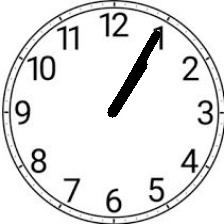
#> input picture clock_kaggle/train/1-05/21.jpg, 224 x 224 px
$ python clock2csv.py --root ../clock_kaggle/train/1-05 --out out.png
#> lines starting #> are read from the running program, lines starting #| are printed output that depends on the picture; after the words box and inside, x2 and y2 are one past the last pixel; in counts of white or black regions, pixels touching at a corner belong together
#!/usr/bin/env python3
# -*- coding: utf-8 -*-

"""
Estimate rotation_deg (0/90/180/270) for analog-clock images and save to CSV.

Angle convention:
  theta = atan2(x-cx, cy-y) in degrees in [0,360)
  0°=up(12), 90°=right(3), 180°=down(6), 270°=left(9)  (clockwise positive)

rotation from minute hand:
  rotation = (theta_minute - 6*time_m) mod 360
  rotation_deg = nearest multiple of 90 (0/90/180/270)

This script can:
  A) Scan images under --root and create a new CSV
  B) Read an existing --input_csv and (re)compute rotation_deg
"""

from __future__ import annotations
import argparse
import math
import re
from pathlib import Path
from typing import Optional, Tuple, List, Dict

import cv2
import numpy as np
import pandas as pd


# ----------------------------
# Geometry helpers
# ----------------------------
def angle_deg(cx: float, cy: float, x: float, y: float) -> float:
    """0°=up, clockwise positive."""
    dx = x - cx
    dy = cy - y
    ang = (math.degrees(math.atan2(dx, dy)) + 360.0) % 360.0
    return ang


def circ_dist(a: float, b: float) -> float:
    """Circular distance in degrees."""
    d = abs((a - b) % 360.0)
    return min(d, 360.0 - d)


def quantize90(deg: float) -> int:
    """Nearest multiple of 90 in {0,90,180,270}."""
    q = int(round(deg / 90.0) * 90) % 360
    return q


def parse_time_from_path(p: Path) -> Tuple[Optional[int], Optional[int]]:
    """
    Parse time from parent folder name like '1-00', '12-35', '0-05', '09-10'.
    Returns (hour, minute) or (None, None) if not parseable.
    """
    parent = p.parent.name
    m = re.match(r"^\s*(\d{1,2})\s*-\s*(\d{1,2})\s*$", parent)
    if not m:
        return None, None
    h = int(m.group(1))
    mm = int(m.group(2))
    if not (0 <= h <= 23 and 0 <= mm <= 59):
        return None, None
    return h, mm


def point_segment_distance(px, py, x1, y1, x2, y2) -> float:
    """Distance from point P to segment (x1,y1)-(x2,y2)."""
    vx, vy = x2 - x1, y2 - y1
    wx, wy = px - x1, py - y1
    c1 = vx * wx + vy * wy
    if c1 <= 0:
        return math.hypot(px - x1, py - y1)
    c2 = vx * vx + vy * vy
    if c2 <= c1:
        return math.hypot(px - x2, py - y2)
    t = c1 / c2
    projx = x1 + t * vx
    projy = y1 + t * vy
    return math.hypot(px - projx, py - projy)


# ----------------------------
# Vision: detect hand line candidates
# ----------------------------
def hand_mask_from_image(img_bgr: np.ndarray, cx: int, cy: int) -> np.ndarray:
    """
    Create a binary mask likely containing clock hands.
    Strategy:
      - Otsu threshold for dark objects (binary_inv)
      - Keep only components connected (or very near) to center seed disk
      - Restrict to inner radius to avoid outer frame
    """
    h, w = img_bgr.shape[:2]
    gray = cv2.cvtColor(img_bgr, cv2.COLOR_BGR2GRAY)
    gray = cv2.GaussianBlur(gray, (5, 5), 0)

    # Otsu (dark -> 1)
    _, th = cv2.threshold(gray, 0, 255, cv2.THRESH_BINARY_INV + cv2.THRESH_OTSU)

    # If mask is absurdly large/small, try opposite (rare but helps)
    ratio = (th > 0).mean()
    if ratio > 0.65 or ratio < 0.01:
        _, th2 = cv2.threshold(gray, 0, 255, cv2.THRESH_BINARY + cv2.THRESH_OTSU)
        th = th2

    # Remove tiny noise
    k = cv2.getStructuringElement(cv2.MORPH_ELLIPSE, (3, 3))
    th = cv2.morphologyEx(th, cv2.MORPH_OPEN, k, iterations=1)

    # Restrict to inner circle (avoid frame)
    R = int(min(h, w) * 0.47)
    yy, xx = np.ogrid[:h, :w]
    inner = ((xx - cx) ** 2 + (yy - cy) ** 2) <= (R ** 2)
    th = (th * inner.astype(np.uint8))

    # Center seed disk
    seed = np.zeros((h, w), np.uint8)
    cv2.circle(seed, (cx, cy), 10, 255, -1)
    seed = cv2.dilate(seed, k, iterations=2)

    # Keep connected components that touch the seed
    th_d = cv2.dilate(th, k, iterations=2)
    num, labels = cv2.connectedComponents((th_d > 0).astype(np.uint8), connectivity=8)

    keep = np.zeros((h, w), np.uint8)
    if num <= 1:
        return keep

    seed_labels = np.unique(labels[seed > 0])
    for lab in seed_labels:
        if lab == 0:
            continue
        keep[labels == lab] = 255

    # Slight thinning for Hough stability (optional)
    keep = cv2.erode(keep, k, iterations=1)
    return keep


def line_candidates(img_bgr: np.ndarray, cx: int, cy: int) -> List[Dict]:
    """
    Return line segment candidates near the center with:
      - angle at far endpoint (0 up, clockwise)
      - length
      - far endpoint (x,y)
      - distance of segment to center
    """
    mask = hand_mask_from_image(img_bgr, cx, cy)
    if mask.sum() == 0:
        return []

    edges = cv2.Canny(mask, 50, 150)

    # Hough line segments
    lines = cv2.HoughLinesP(
        edges,
        rho=1,
        theta=np.pi / 180,
        threshold=40,
        minLineLength=25,
        maxLineGap=8,
    )
    if lines is None:
        return []

    cand = []
    for (x1, y1, x2, y2) in lines[:, 0]:
        length = float(math.hypot(x2 - x1, y2 - y1))
        if length < 25:
            continue

        # Must pass near center
        dist = point_segment_distance(cx, cy, x1, y1, x2, y2)
        if dist > 14:
            continue

        # Choose endpoint farther from center as "tip"
        d1 = math.hypot(x1 - cx, y1 - cy)
        d2 = math.hypot(x2 - cx, y2 - cy)
        if d1 >= d2:
            tipx, tipy = x1, y1
        else:
            tipx, tipy = x2, y2

        ang = angle_deg(cx, cy, tipx, tipy)
        cand.append(
            dict(
                x1=int(x1), y1=int(y1), x2=int(x2), y2=int(y2),
                tipx=int(tipx), tipy=int(tipy),
                length=length, dist=dist, ang=ang
            )
        )

    # If too few candidates, relax a bit using all lines (fallback)
    if len(cand) == 0 and lines is not None:
        for (x1, y1, x2, y2) in lines[:, 0]:
            length = float(math.hypot(x2 - x1, y2 - y1))
            if length < 30:
                continue
            d1 = math.hypot(x1 - cx, y1 - cy)
            d2 = math.hypot(x2 - cx, y2 - cy)
            tipx, tipy = (x1, y1) if d1 >= d2 else (x2, y2)
            ang = angle_deg(cx, cy, tipx, tipy)
            cand.append(dict(
                x1=int(x1), y1=int(y1), x2=int(x2), y2=int(y2),
                tipx=int(tipx), tipy=int(tipy),
                length=length, dist=0.0, ang=ang
            ))
    return cand


def estimate_rotation_from_candidates(
    candidates: List[Dict],
    time_h: int,
    time_m: int,
) -> Tuple[Optional[int], Optional[Dict], str]:
    """
    Choose best minute-hand candidate by using time prior:
      minute ideal angle = 6*time_m
      rotation = (theta - ideal) mod 360, then quantize to nearest 90
    We pick the candidate whose rotation is closest to a multiple of 90,
    while also preferring longer segments.
    Returns: (rotation_deg, best_candidate, status_msg)
    """
    if not candidates:
        return None, None, "fail:no_candidates"

    ideal_m = (6.0 * time_m) % 360.0

    best = None
    best_score = 1e9
    best_rot_q = None
    best_err = None

    for c in candidates:
        theta = c["ang"]
        rot = (theta - ideal_m) % 360.0
        rot_q = quantize90(rot)
        err = circ_dist(rot, rot_q)

        # score: err dominates, but longer is better (small bonus)
        score = err - 0.02 * c["length"] + 0.1 * c["dist"]
        if score < best_score:
            best_score = score
            best = c
            best_rot_q = rot_q
            best_err = err

    # Status
    if best_rot_q is None:
        return None, None, "fail:rot_none"
    if best_err is not None and best_err <= 25:
        st = "ok"
    else:
        st = f"warn:rot_err={best_err:.1f}"

    return int(best_rot_q), best, st


def pick_hour_candidate(
    candidates: List[Dict],
    minute_cand: Dict,
    time_h: int,
    time_m: int,
    rotation_deg: int
) -> Optional[Dict]:
    """
    Pick an hour-hand candidate closest to expected hour angle:
      ideal_hour = 30*(h mod 12) + 0.5*m
      expected = ideal_hour + rotation_deg
    """
    if not candidates:
        return None

    ideal_h = (30.0 * (time_h % 12) + 0.5 * time_m) % 360.0
    expected = (ideal_h + rotation_deg) % 360.0

    best = None
    best_d = 1e9
    for c in candidates:
        # skip the same segment (very rough check: same tip)
        if c["tipx"] == minute_cand["tipx"] and c["tipy"] == minute_cand["tipy"]:
            continue
        d = circ_dist(c["ang"], expected)
        # hour hand is usually shorter -> mild preference for shorter than minute
        d = d + 0.01 * max(0.0, c["length"] - minute_cand["length"])
        if d < best_d:
            best_d = d
            best = c

    # If it's wildly off, return None
    if best is not None and best_d <= 45:
        return best
    return None


# ----------------------------
# Core per-image processing
# ----------------------------
def process_one_image(
    img_path: Path,
    root: Path,
    fixed_center: Optional[Tuple[int, int]] = None,
    provided_time: Optional[Tuple[int, int]] = None,
) -> Dict:
    # time
    if provided_time is not None:
        time_h, time_m = provided_time
    else:
        time_h, time_m = parse_time_from_path(img_path)
        if time_h is None or time_m is None:
            time_h, time_m = None, None

    # read image
    img = cv2.imread(str(img_path))
    if img is None:
        return dict(
            file=str(img_path.relative_to(root)),
            time_h=-1, time_m=-1,
            cx=-1, cy=-1,
            minute_x=-1, minute_y=-1,
            hour_x=-1, hour_y=-1,
            rotation_deg=-1,
            status="fail:imread",
        )

    h, w = img.shape[:2]
    if fixed_center is not None:
        cx, cy = fixed_center
    else:
        # for 224x224 synthetic, this is usually correct
        cx, cy = w // 2, h // 2

    rel = str(img_path.relative_to(root))

    if time_h is None or time_m is None:
        return dict(
            file=rel, time_h=-1, time_m=-1,
            cx=cx, cy=cy,
            minute_x=-1, minute_y=-1,
            hour_x=-1, hour_y=-1,
            rotation_deg=-1,
            status="fail:no_time",
        )

    cands = line_candidates(img, cx, cy)
    rot_deg, minute_cand, st = estimate_rotation_from_candidates(cands, time_h, time_m)
    if rot_deg is None or minute_cand is None:
        return dict(
            file=rel, time_h=time_h, time_m=time_m,
            cx=cx, cy=cy,
            minute_x=-1, minute_y=-1,
            hour_x=-1, hour_y=-1,
            rotation_deg=-1,
            status=st,
        )

    # minute tip
    minute_x, minute_y = minute_cand["tipx"], minute_cand["tipy"]

    # hour
    hour_cand = pick_hour_candidate(cands, minute_cand, time_h, time_m, rot_deg)
    if hour_cand is None:
        hour_x, hour_y = -1, -1
        st = st + ";no_hour"
    else:
        hour_x, hour_y = hour_cand["tipx"], hour_cand["tipy"]

    return dict(
        file=rel, time_h=time_h, time_m=time_m,
        cx=cx, cy=cy,
        minute_x=minute_x, minute_y=minute_y,
        hour_x=hour_x, hour_y=hour_y,
        rotation_deg=rot_deg,
        status=st,
    )


def compute_rotation_from_existing_keypoints(row: pd.Series) -> Tuple[int, str]:
    """
    If you already have (cx,cy) and (minute_x,minute_y) and time_m,
    compute rotation_deg directly without image processing.
    """
    try:
        cx, cy = float(row["cx"]), float(row["cy"])
        mx, my = float(row["minute_x"]), float(row["minute_y"])
        tm = int(row["time_m"])
        theta = angle_deg(cx, cy, mx, my)
        rot = (theta - 6.0 * tm) % 360.0
        rot_deg = quantize90(rot)
        err = circ_dist(rot, rot_deg)
        st = "ok" if err <= 25 else f"warn:kp_rot_err={err:.1f}"
        return int(rot_deg), st
    except Exception as e:
        return -1, f"fail:kp_exception"


# ----------------------------
# CLI
# ----------------------------
def main():
    ap = argparse.ArgumentParser()
    ap.add_argument("--root", required=True, help="dataset root (contains train/..., etc.)")
    ap.add_argument("--out", required=True, help="output CSV path")
    ap.add_argument("--input_csv", default=None, help="optional existing CSV to recompute/append rotation")
    ap.add_argument("--cx", type=int, default=None, help="fixed center x (optional)")
    ap.add_argument("--cy", type=int, default=None, help="fixed center y (optional)")
    ap.add_argument("--ext", default="jpg,jpeg,png", help="image extensions (comma separated)")
    ap.add_argument("--rel", action="store_true", help="store file paths relative to root (recommended)")
    ap.add_argument("--assume_time", default=None, help="fallback time like '1-00' if folder parsing fails")
    args = ap.parse_args()

    root = Path(args.root)
    out = Path(args.out)

    fixed_center = None
    if args.cx is not None and args.cy is not None:
        fixed_center = (args.cx, args.cy)

    assume_time = None
    if args.assume_time:
        m = re.match(r"^\s*(\d{1,2})\s*-\s*(\d{1,2})\s*$", args.assume_time)
        if m:
            assume_time = (int(m.group(1)), int(m.group(2)))

    exts = {e.strip().lower() for e in args.ext.split(",") if e.strip()}
    if args.input_csv:
        df_in = pd.read_csv(args.input_csv)
        rows = []
        for _, r in df_in.iterrows():
            # file path
            f = str(r.get("file", ""))
            img_path = Path(f)
            if not img_path.is_absolute():
                img_path = root / f

            # time
            th = r.get("time_h", None)
            tm = r.get("time_m", None)
            if pd.isna(th) or pd.isna(tm):
                ph, pm = parse_time_from_path(img_path)
                if ph is None or pm is None:
                    if assume_time is None:
                        th, tm = -1, -1
                    else:
                        th, tm = assume_time
                else:
                    th, tm = ph, pm
            else:
                th, tm = int(th), int(tm)

            # center
            cx = r.get("cx", None)
            cy = r.get("cy", None)
            if pd.isna(cx) or pd.isna(cy):
                cx, cy = (fixed_center if fixed_center else (112, 112))
            else:
                cx, cy = int(cx), int(cy)

            # if minute keypoint exists -> compute directly
            mx = r.get("minute_x", np.nan)
            my = r.get("minute_y", np.nan)
            use_kp = (not pd.isna(mx)) and (not pd.isna(my)) and (float(mx) >= 0) and (float(my) >= 0) and (th >= 0) and (tm >= 0)

            out_row = dict(r)
            out_row["time_h"] = th
            out_row["time_m"] = tm
            out_row["cx"] = cx
            out_row["cy"] = cy

            if use_kp:
                rot_deg, st = compute_rotation_from_existing_keypoints(pd.Series(out_row))
                out_row["rotation_deg"] = rot_deg
                out_row["status"] = st
            else:
                # fall back to image processing
                provided_time = (th, tm) if (th >= 0 and tm >= 0) else assume_time
                pr = process_one_image(img_path, root, fixed_center=(cx, cy), provided_time=provided_time)
                out_row.update(pr)

            rows.append(out_row)

        df_out = pd.DataFrame(rows)
        df_out.to_csv(out, index=False)
        print(f"Wrote {len(df_out)} rows -> {out}")
        return

    # no input CSV: scan images
    img_files: List[Path] = []
    for e in exts:
        img_files.extend(root.rglob(f"*.{e}"))
    img_files = sorted(set(img_files))

    rows = []
    for p in img_files:
        pr = process_one_image(p, root, fixed_center=fixed_center, provided_time=None)
#> in process_one_image, img is the input picture: shape (224, 224, 3); min 0, max 255, mean 229.3
#> in hand_mask_from_image, `gray = cv2.GaussianBlur(gray, (5, 5), 0)`:
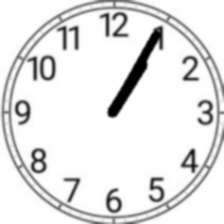
#> gray: shape (224, 224); min 0, max 255, mean 229.3
#> in hand_mask_from_image, `_, th = cv2.threshold(gray, 0, 255, cv2.THRESH_BINARY_INV + cv2.THRESH..`:
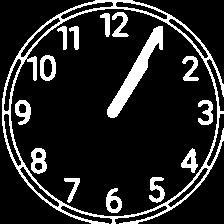
#> th: shape (224, 224); 15% white; 15 white regions, largest, box (x1, y1, x2, y2) and area: (2, 0, 224, 224) 3697, (107, 26, 163, 118) 1239, (31, 148, 47, 174) 268
#> in hand_mask_from_image, `ratio = (th > 0).mean()`: ratio = 0.15
#> in hand_mask_from_image, `th = cv2.morphologyEx(th, cv2.MORPH_OPEN, k, iterations=1)`: th: shape (224, 224); 14.6% white; 27 white regions (6 under 20 px), largest, box (x1, y1, x2, y2) and area: (2, 0, 224, 105) 1636, (107, 26, 163, 118) 1236, (122, 123, 224, 224) 778
#> in hand_mask_from_image, `th = (th * inner.astype(np.uint8))`:
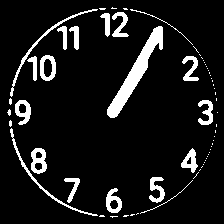
#> th: shape (224, 224); 9.7% white; 65 white regions (46 under 20 px), largest, box (x1, y1, x2, y2) and area: (107, 26, 163, 118) 1236, (10, 9, 98, 97) 326, (10, 128, 98, 216) 322
#> in hand_mask_from_image, `cv2.circle(seed, (cx, cy), 10, 255, -1)`: seed: shape (224, 224); 0.63% white; 1 white region, box (x1, y1, x2, y2) and area: (102, 102, 123, 123) 317
#> in hand_mask_from_image, `th_d = cv2.dilate(th, k, iterations=2)`:
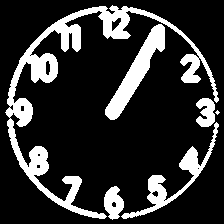
#> th_d: shape (224, 224); 19.4% white; 6 white regions (1 under 20 px), largest, box (x1, y1, x2, y2) and area: (5, 5, 219, 219) 5825, (105, 24, 165, 120) 1660, (121, 122, 219, 219) 1370, (104, 186, 124, 220) 450, (196, 98, 215, 127) 402
#> in hand_mask_from_image, `num, labels = cv2.connectedComponents((th_d > 0).astype(np.uint8), con..`:
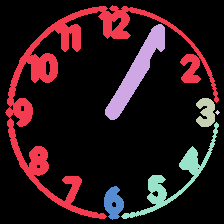
#> labels: shape (224, 224) int32; 7 distinct labels, from 0 to 6; one colour per label, 0 black
#> in hand_mask_from_image, `num, labels = cv2.connectedComponents((th_d > 0).astype(np.uint8), con..`: num = 7
#> in hand_mask_from_image, `seed_labels = np.unique(labels[seed > 0])`: seed_labels = [0, 2]
#> the loop in hand_mask_from_image, `for lab in seed_labels:` made 2 passes
#> after the loop in hand_mask_from_image, `for lab in seed_labels:`:
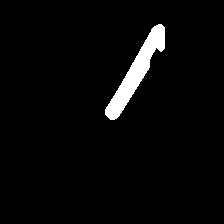
#> keep: shape (224, 224); 3.3% white; 1 white region, box (x1, y1, x2, y2) and area: (105, 24, 165, 120) 1660
#> in hand_mask_from_image, `keep = cv2.erode(keep, k, iterations=1)`: keep: shape (224, 224); 2.9% white; 1 white region, box (x1, y1, x2, y2) and area: (106, 25, 164, 119) 1451
#> in line_candidates, `edges = cv2.Canny(mask, 50, 150)`:
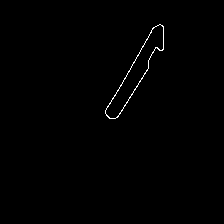
#> edges: shape (224, 224); 0.49% white in thin lines or dots, all inside (x1, y1, x2, y2) = (105, 24, 164, 119)
#> in line_candidates, `lines = cv2.HoughLinesP( edges, rho=1, theta=np.pi / 180, threshold=40..`: lines = [[121, 85, 154, 27], [117, 117, 148, 66]]
#> the loop in line_candidates, `for (x1, y1, x2, y2) in lines[:, 0]:` made 2 passes
#> (x1, y1, x2, y2, length) on pass 2: (117, 117, 148, 66, 59.68)
#> (x1, y1, x2, y2, length) on pass 1: (121, 85, 154, 27, 66.73)
#> after the loop in line_candidates, `for (x1, y1, x2, y2) in lines[:, 0]:`: cand = 1 item
#> the loop in estimate_rotation_from_candidates, `for c in candidates:` made 1 pass
#> (theta, rot, q in quantize90, rot_q, d in circ_dist, err, score, best_score) on pass 1: (38.05, 8.05, 0, 0, 8.05, 8.05, 7.54, 7.54)
#> after the loop in estimate_rotation_from_candidates, `for c in candidates:`: best_err = 8.05; best_rot_q = 0; best_score = 7.54
#> in process_one_image, `rot_deg, minute_cand, st = estimate_rotation_from_candidates(cands, ti..`: rot_deg = 0; minute_cand = 9 items; st = 'ok'
#> in process_one_image, `minute_x, minute_y = minute_cand["tipx"], minute_cand["tipy"]`: minute_x = 148; minute_y = 66
#> in pick_hour_candidate, `expected = (ideal_h + rotation_deg) % 360.0`: expected = 32.5
#> the loop in pick_hour_candidate, `for c in candidates:` made 1 pass
#> after the loop in pick_hour_candidate, `for c in candidates:`: best_d = 1e+09
#> in process_one_image, `st = st + ";no_hour"`: st = 'ok;no_hour'
#> pr = 11 items
        if not args.rel:
            pr["file"] = str(p)
        rows.append(pr)

    df = pd.DataFrame(rows, columns=[
        "file","time_h","time_m","cx","cy",
        "minute_x","minute_y","hour_x","hour_y",
        "rotation_deg","status"
    ])
#> df = table of 1 rows and 11 columns
    df.to_csv(out, index=False)
    print(f"Wrote {len(df)} rows -> {out}")
#| Wrote 1 rows -> out.png


if __name__ == "__main__":
    main()
